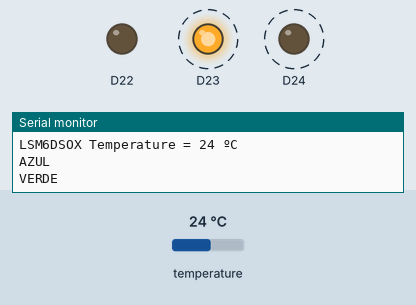
Recording of a sketch running on a simulated Arduino Nano RP2040 Connect. Parts: output pins drawn as LEDs (lit = HIGH), the last lines printed to the serial monitor. Dashed ring = blinking. The inputs (shaded band) are chosen by the test bench; at power-on: temperature 24 °C.

Above: at 2.3 s.
2.4 s: temperature set to 25.3 °C
5.9 s: temperature set to 26.6 °C
At 6.9 s:
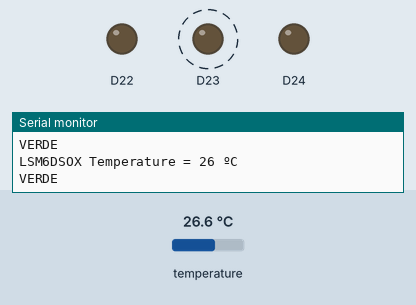
9.4 s: temperature set to 31.4 °C
12.9 s: temperature set to 32.4 °C
At 13.4 s:
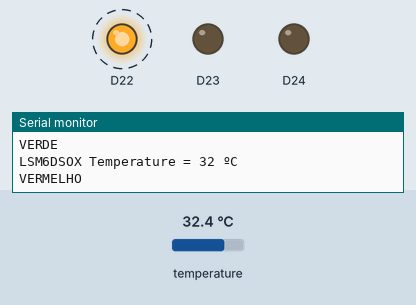
17.5 s: temperature set to 12 °C
At 18.4 s:
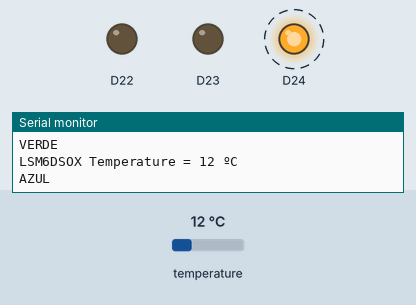
21.5 s: temperature set to 19.5 °C
25.0 s: temperature set to 20.5 °C
At 25.9 s:
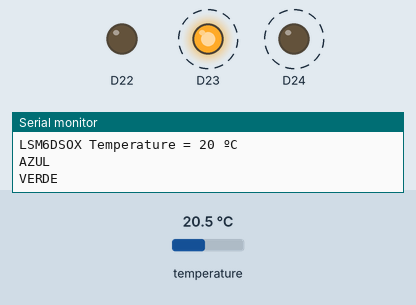
Timing chart, 0 to 29.5 s (numbered marks = the images above; inputs shaded):
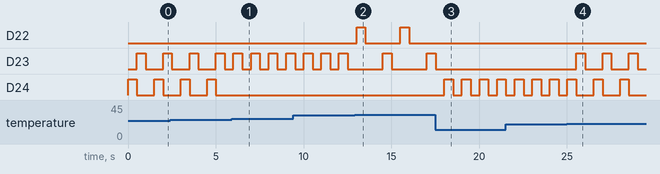

Measured:
- the behaviour switches between 25.9 and 26 °C on temperature (found by bisection; images 0 and 1)
- the behaviour switches between 31.9 and 32 °C on temperature (found by bisection; images 1 and 2)
- the behaviour switches between 19.9 and 20 °C on temperature (found by bisection; images 3 and 4)
- after the input at 5.9 s, D23: alternates HIGH for 0.50 s and LOW for 0.50 s, starting after 0.11 s; D24: stops changing and stays LOW
- after the input at 12.9 s, D22: alternates HIGH for 0.50 s and LOW for 2.0 s, starting after 0.12 s
- after the input at 17.5 s, D22: stops changing and stays LOW; D23: goes on until 17.5 s, then stays LOW; D24: alternates HIGH for 0.50 s and LOW for 0.50 s, starting after 0.52 s
- after the input at 25.0 s, D23: alternates HIGH for 0.50 s and LOW for 1.0 s, starting after 0.53 s; D24: alternates HIGH for 0.50 s and LOW for 1.0 s, starting after 1.5 s
- by itself, D23, D24: alternates HIGH for 0.50 s and LOW for 1.0 s

The sketch:

Exercise2_Temperature.ino
```cpp
#include <Wire.h>
#include <Arduino_LSM6DSOX.h>
#include <WiFiNINA.h>

void setup() {
  Serial.begin(115200);  // Inicializa a comunicação serial
  while (!Serial);       // Aguarda a abertura da porta serial (necessário em algumas placas)

  if (!IMU.begin()) {
    Serial.println("IMU not found!");
    while (1); // Trava o código se o IMU não for encontrado
  }
  Serial.println("IMU initialized!");
  pinMode(LEDR, OUTPUT);
  pinMode(LEDG, OUTPUT);
  pinMode(LEDB, OUTPUT);
}

void loop() {
  int temperature_deg = 0;

  if (IMU.temperatureAvailable()) {
    IMU.readTemperature(temperature_deg);

    Serial.print("LSM6DSOX Temperature = ");
    Serial.print(temperature_deg);
    Serial.println(" ºC");
    if (temperature_deg <= 25){
      Serial.println("AZUL");
      digitalWrite(LEDB, HIGH); //BLUE ON
      delay(500);
      digitalWrite(LEDB, LOW); //BLUE OFF
    }
    else if (temperature_deg >= 32){
      Serial.println("VERMELHO");
      digitalWrite(LEDR, HIGH); //RED ON
      delay(500);
      digitalWrite(LEDR, LOW); //RED ON
      delay(1000);
    }
    if ((temperature_deg >= 20) && (temperature_deg <= 36)){
      Serial.println("VERDE");
      digitalWrite(LEDG, HIGH); //GREEN ON
      delay(500);
      digitalWrite(LEDG, LOW); //GREEN OFF
    }
  }
  else {
    Serial.println("IMU temperature not available");
  }

  delay(500); // Pequeno atraso para evitar sobrecarga na placa
}
```
